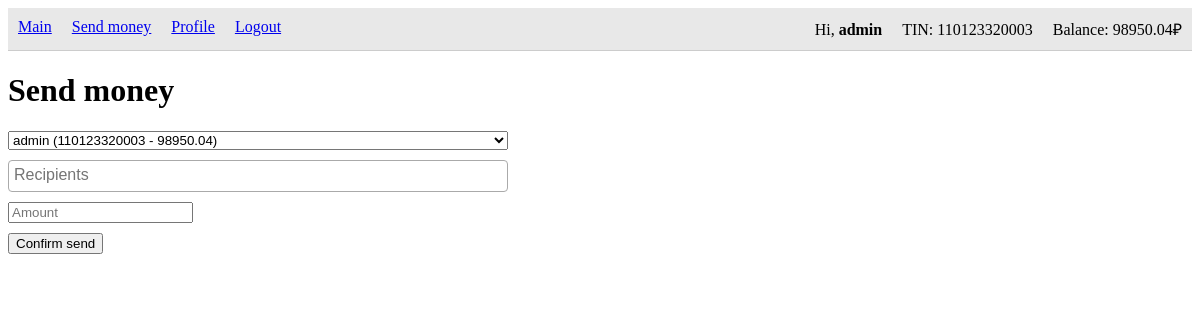
Screenshot of /send/ (signed in) with the database file from the repository.
### app_users/models.py (models this page shows, shortened)
class CustomUser(AbstractUser):
    tin = models.CharField(unique=True, max_length=12, verbose_name='TIN')
    balance = models.DecimalField(max_digits=12, decimal_places=2, verbose_name='Balance', default=0)

### app_users/views.py (the view)
# urls.py: path('send/', MoneySendView.as_view(), name='send_money_url'),
class MoneySendView(LoginRequiredMixin, View):
    http_method_names = ['get', 'post']
    def post(self, request):
        if request.user.is_staff:
            sender_tin = request.POST['sender']
            sender = CustomUser.objects.filter(tin=sender_tin).first()
        else:
            sender = request.user
        amount = request.POST['sum']  # проверка на число реализована в input pattern
        recipients = request.POST.getlist('recipients')
        cashflow = sending_calc(sender=sender, amount=amount, recipients=recipients)
        return render(request, 'success.html', context={'content': cashflow})
    def get(self, request):
        if request.user.is_staff:
            senders = CustomUser.objects.all()
            recipients = CustomUser.objects.all().exclude(id__exact=request.user.id)
            return render(request, 'send.html', context={'recipients_list': recipients, 'senders_list': senders})
        else:
            recipients = CustomUser.objects.filter(is_staff=False).exclude(id__exact=request.user.id)
            return render(request, 'send.html', context={'recipients_list': recipients})

### templates/send.html (shortened to what this page needs)
{% extends 'base.html' %}
{% block h1 %}Send money{% endblock %}
{% block content %}
    <form action="." method="post">{% csrf_token %}
        {% if user.is_staff %}
            <div>
                <label for="senders">
                    <select name="sender" class="js-example-basic">
                        {% for sender in senders_list %}
                            <option value="{{ sender.tin }}">{{ sender.username }} ({{ sender.tin }} - {{ sender.balance }})</option>
                        {% endfor %}
                    </select>
                </label>
            </div>
        {% endif %}
        <div>
            <label for="recipients">
            </label>
        </div>
        <div>
            <label for="sum">
                <input type="text" name="sum" placeholder="Amount" pattern="\d+(\.\d{2})?">
            </label>
        </div>
        <div><button type="submit">Confirm send</button></div>
    </form>
{% endblock %}

### templates/base.html (shortened to what this page needs)
{% load static %}
<!DOCTYPE html>
<html lang="en">
<head>
    <link rel="stylesheet" href="{% static 'css/style.css' %}">
    <link href="https://cdn.jsdelivr.net/npm/select2@4.1.0-rc.0/dist/css/select2.min.css" rel="stylesheet" />
</head>
<body>
{% if user.is_authenticated %}
    <nav>
        <ul style="float: left;">
            <li><a href="{% url 'main_url' %}">Main</a></li>
            <li><a href="{% url 'send_money_url' %}">Send money</a></li>
            <li><a href="{% url 'user_profile_url' %}">Profile</a></li>
            <li><a href="{% url 'user_logout_url' %}">Logout</a></li>
        </ul>
        <ul style="float: right;">
            <li>Hi, <strong>{{ user.username }}</strong></li>
            <li>TIN: {{ user.tin }}</li>
            <li>Balance: {{ user.balance }}₽</li>
        </ul>
    </nav>
{% endif %}
    <h1>{% block h1 %}{% endblock %}</h1>
{% block content %}
{% endblock %}
</body>
</html>

### static/css/style.css (style rules this page uses)
nav { display: flow-root; background: #e8e8e8; border-bottom: 1px solid #ccc; }
nav ul { margin: 0; padding-inline-start: 0; }
nav li { list-style-type: none; display: table-cell; padding: 10px; }
select { width: 500px; }
form div { margin: 10px 0 0; }

### rows the page displays
CustomUser: username "admin", tin "110123320003", balance "98950.04"

### other values shown
form field sender "admin (110123320003 - 98950.04)"
